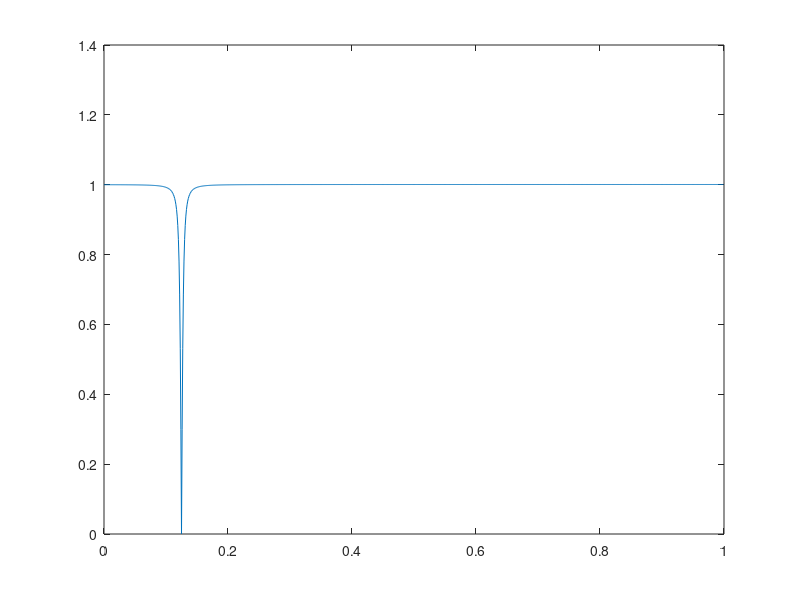
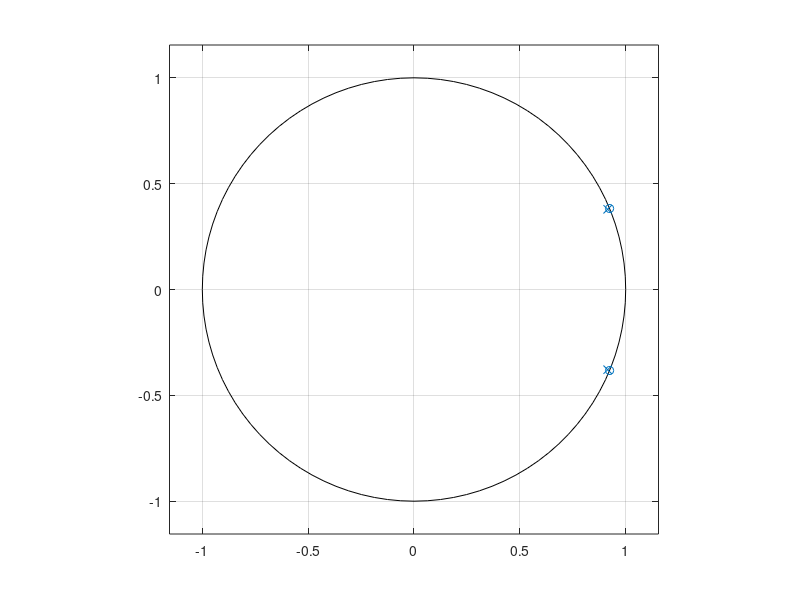

Reproduce these figures in MATLAB, in order. (Note: this script raises an error after producing the figures.)
clc; clear all; close all;

% notch filter; f0 = 32 Hz; fs = 512 Hz;
sig_len = 10;
f0 = 32;
fs = 512;
w0 = 2*pi*f0/fs;
frqs = [8, 16, 32, 64];
f_N = length(frqs);
% na elearning, tohle je blbe
frm = 0.5*fs:(fs*sig_len)+1;

b = poly([exp(1i*w0), exp(-1i*w0)]);
a = poly(0.99*[exp(1i*w0), exp(-1i*w0)]); %cim vic 0.99999999, tim uzsi

k = sum(b)/sum(a); % tohle je v bode nula hodnota
b = b/k; %normalizace

[H, w] = freqz(b, a, 1000);
figure; plot(w/pi, abs(H));
figure; zplane(b, a);


t = ((0:fs*sig_len-1)/fs)';
s = zeros(size(t));
for lp = 1:f_N
    s = s + cos(2*pi*frqs(lp)*t);
end

s_sp = fft(s(frm));
sp_N = length(s_sp);
k_ax = 0:sp_N - 1;
w_ax = fs*k_ax/sp_N;

figure; stem(w_ax, abs(s_sp));

y = filter(b, a, s);
y_sp = fft(y(frm));
figure; stem(w_ax, abs(y_sp));